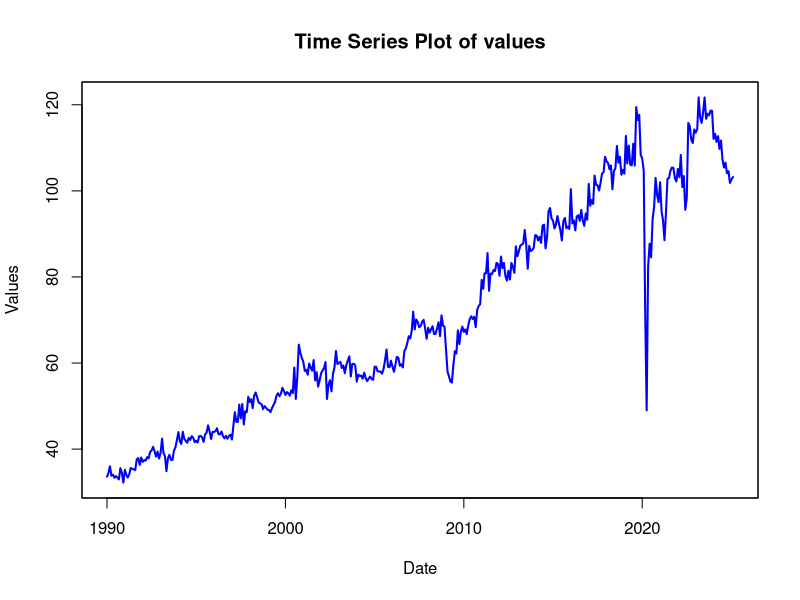
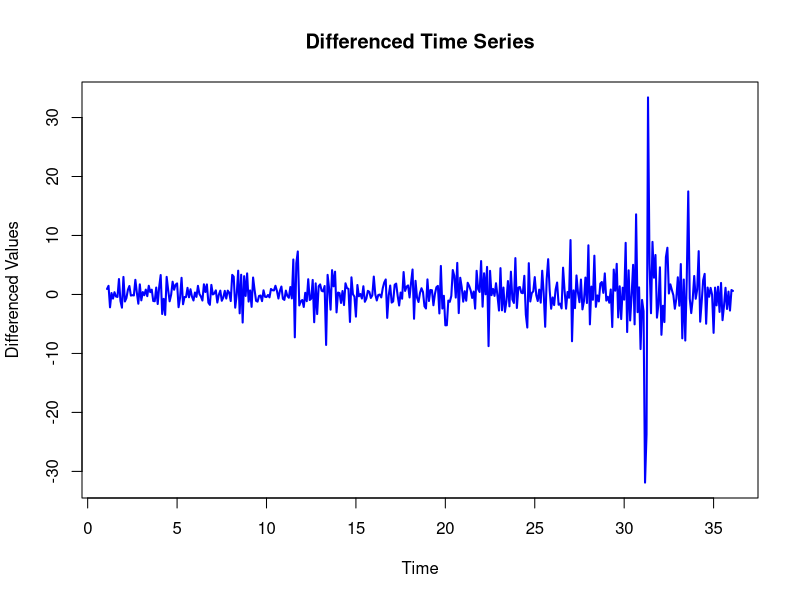
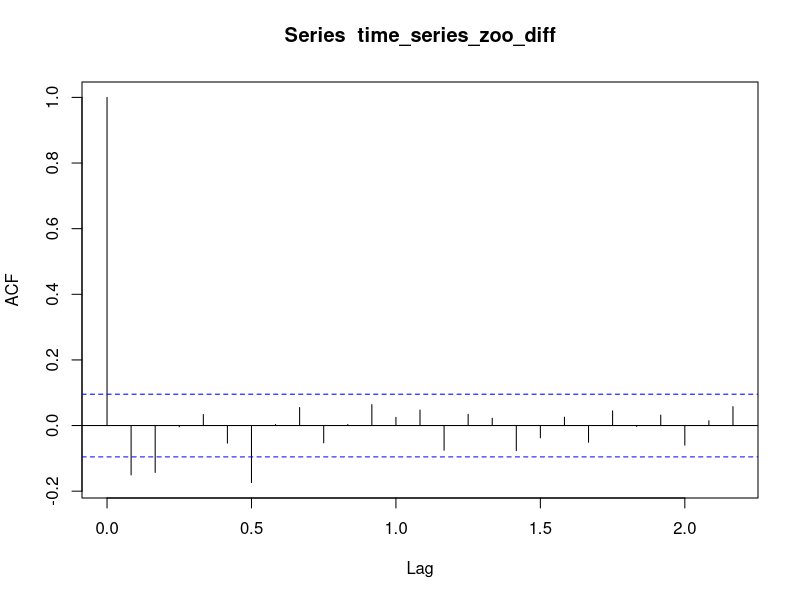
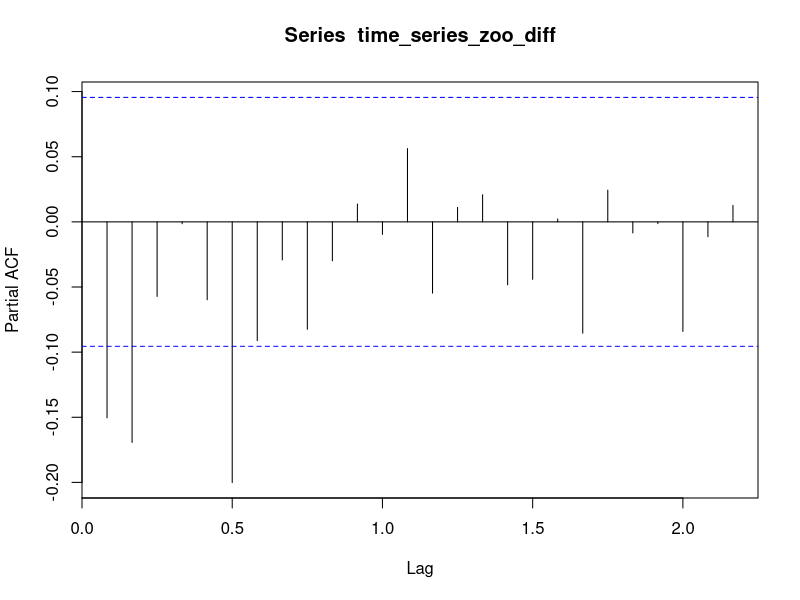
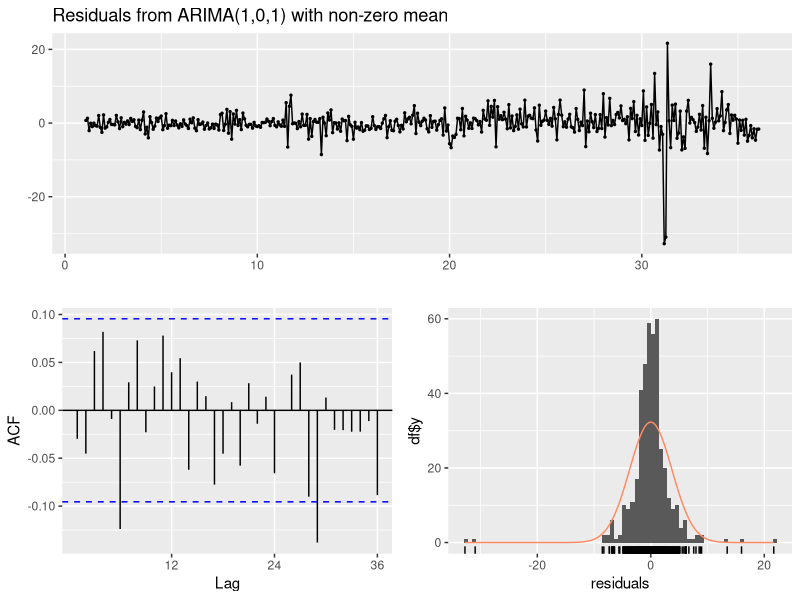
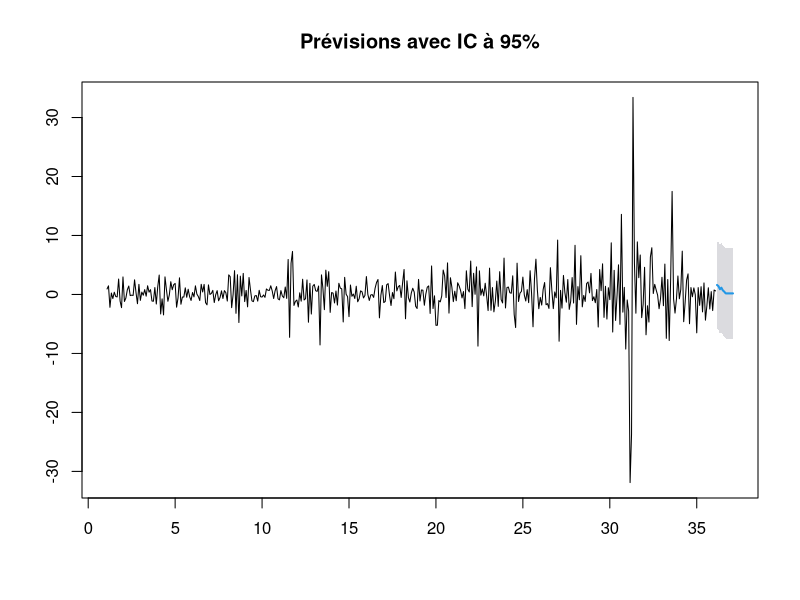

The R script that drew these images, in order:
library(zoo)
library(tseries)
library(urca)
library(forecast)

df <- read.csv("valeurs_mensuelles_parfum.csv", sep = ";", skip=3)
df <- df[, 1:2]
colnames(df) <- c("DATE", "VALUES")

df$DATE <- as.Date(paste(df$DATE, "-01", sep=""), format="%Y-%m-%d")
time_series_zoo <- zoo(df$VALUES, order.by = df$DATE)
head(time_series_zoo)

plot(time_series_zoo, type = "l", col = "blue", lwd = 2, 
     xlab = "Date", ylab = "Values", 
     main = "Time Series Plot of values")

times_series=ts(time_series_zoo, frequency = 12)
head(times_series)


time_series_zoo_diff <- diff(times_series)
plot(time_series_zoo_diff, type = "l", col = "blue", lwd = 2, 
     xlab = "Time", ylab = "Differenced Values", 
     main = "Differenced Time Series")

acf(time_series_zoo_diff)
pacf(time_series_zoo_diff)

adf_test_result <- adf.test(time_series_zoo_diff, alternative = "stationary")
adf_test_result

best_model_auto <- auto.arima(time_series_zoo_diff, seasonal = FALSE, stepwise = FALSE, approximation = FALSE)
summary(best_model_auto)
AIC(best_model_auto)
BIC(best_model_auto)

checkresiduals(best_model_auto)


best_aic <- Inf
best_bic <- Inf
best_model_aic <- NULL
best_model_bic <- NULL

for (p in 0:8) {
  for (q in 0:8) {
    try({
      model <- Arima(time_series_zoo_diff, order = c(p, 1, q))
      if (AIC(model) < best_aic) {
        best_aic <- AIC(model)
        best_model_aic <- model
      }
      if (BIC(model) < best_bic) {
        best_bic <- BIC(model)
        best_model_bic <- model
      }
    }, silent = TRUE)
  }
}

cat("Best model by AIC:\n")
summary(best_model_aic)

cat("\nBest model by BIC:\n")
summary(best_model_bic)

forecast_result <- forecast(best_model_aic, h = 12, level = 95)
plot(forecast_result, main = "Prévisions avec IC à 95%")

